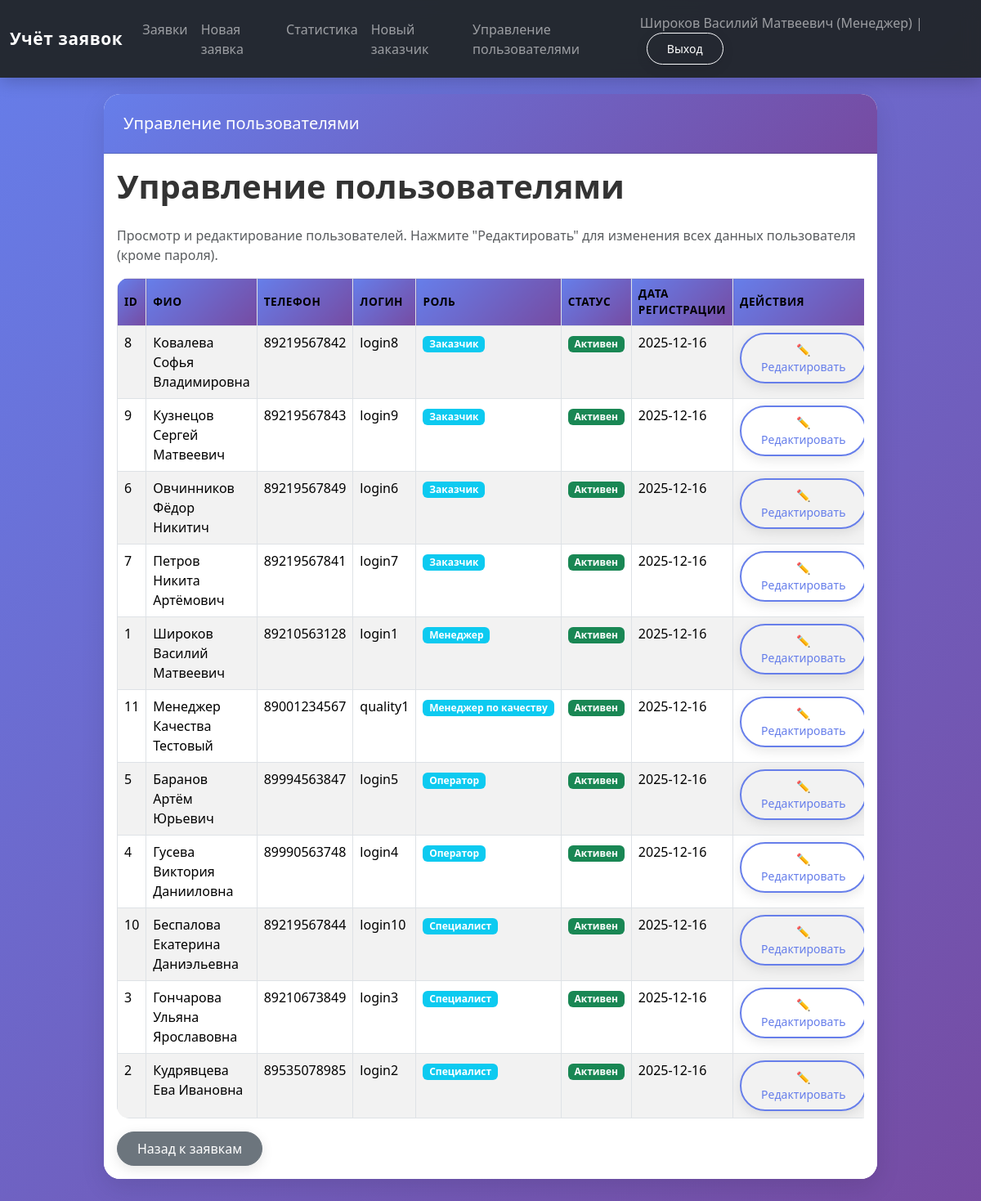
The page /users/manage (signed in) on the database as committed earlier.
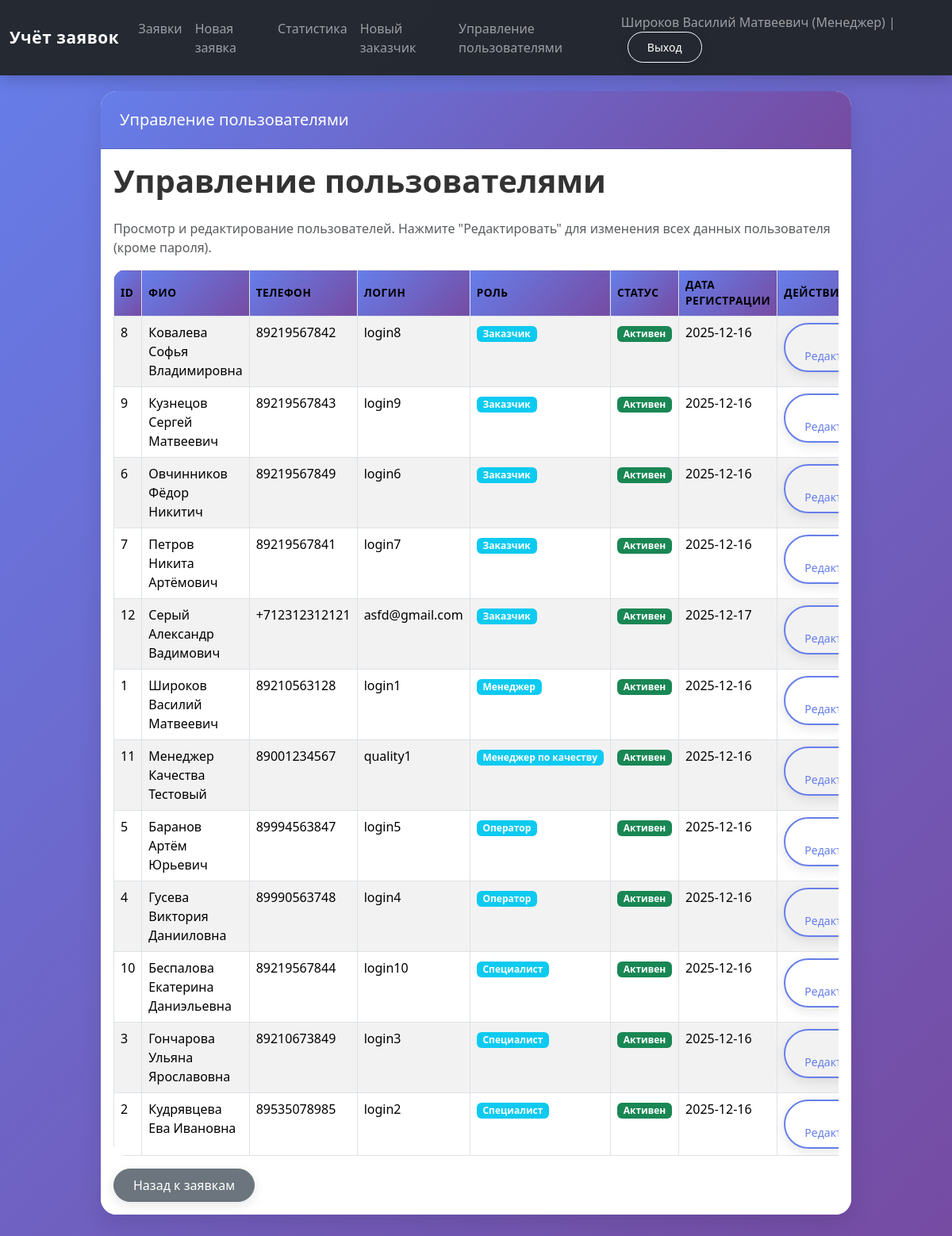
The same page on the database as committed later.
### tables this page shows
CREATE TABLE users (
            user_id INTEGER PRIMARY KEY AUTOINCREMENT,
            fio TEXT NOT NULL,
            phone TEXT NOT NULL,
            login TEXT UNIQUE NOT NULL,
            password TEXT NOT NULL,
            user_type TEXT NOT NULL CHECK (
                user_type IN ('Менеджер', 'Специалист', 'Оператор', 'Заказчик', 'Менеджер по качеству')
            ),
            is_active INTEGER DEFAULT 1,
            registration_date TEXT DEFAULT (DATE('now')),
            email TEXT,
            address TEXT,
            notes TEXT
        );

### web_app.py (the view)
    def wrapper(*args, **kwargs):
        if "user" not in session:
            return redirect(url_for("login"))
        user_type = session.get("user", {}).get("user_type")
        if user_type not in ["Менеджер", "Администратор"]:
            flash("Доступ запрещён. Требуются права менеджера или администратора.", "danger")
            return redirect(url_for("requests_list"))
        return view_func(*args, **kwargs)

### web_app.py (called while the page is built)
def get_connection():
    if not os.path.exists(DB_NAME):
        raise FileNotFoundError(
            f"Файл базы данных '{DB_NAME}' не найден. "
            f"Сначала запустите 'test.py' для создания БД."
        )
    conn = sqlite3.connect(DB_NAME)
    conn.row_factory = sqlite3.Row
    return conn

def login_required(view_func):
    def wrapper(*args, **kwargs):
        if "user" not in session:
            return redirect(url_for("login"))
        return view_func(*args, **kwargs)
    wrapper.__name__ = view_func.__name__
    return wrapper

def manager_required(view_func):
    def wrapper(*args, **kwargs):
        if "user" not in session:
            return redirect(url_for("login"))
        user_type = session.get("user", {}).get("user_type")
        if user_type not in ["Менеджер", "Администратор"]:
            flash("Доступ запрещён. Требуются права менеджера или администратора.", "danger")
            return redirect(url_for("requests_list"))
        return view_func(*args, **kwargs)
    wrapper.__name__ = view_func.__name__
    return wrapper

### templates/manage_users.html (shortened to what this page needs)
{% extends "base.html" %}
{% block header %}Управление пользователями{% endblock %}
{% block content %}
<h1>Управление пользователями</h1>
<p class="text-muted">Просмотр и редактирование пользователей. Нажмите "Редактировать" для изменения всех данных пользователя (кроме пароля).</p>
<div class="table-responsive">
  <table class="table table-striped table-bordered">
    <thead>
      <tr>
        <th>ID</th>
        <th>ФИО</th>
        <th>Телефон</th>
        <th>Логин</th>
        <th>Роль</th>
        <th>Статус</th>
        <th>Дата регистрации</th>
        <th>Действия</th>
      </tr>
    </thead>
    <tbody>
      {% for u in users %}
      <tr>
        <td>{{ u.user_id }}</td>
        <td>{{ u.fio }}</td>
        <td>{% if u.phone %}{{ u.phone }}{% else %}<span class="text-muted">Не указан</span>{% endif %}</td>
        <td>{{ u.login }}</td>
        <td>
          <span class="badge bg-info">{{ u.user_type }}</span>
        </td>
        <td>
          {% if u.is_active %}
          <span class="badge bg-success">Активен</span>
          {% else %}
          <span class="badge bg-danger">Неактивен</span>
          {% endif %}
        </td>
        <td>{{ u.registration_date or '-' }}</td>
        <td>
          <button type="button" class="btn btn-sm btn-outline-primary"
                  data-bs-toggle="modal"
                  data-bs-target="#editUserModal{{ u.user_id }}">
            ✏️ Редактировать
          </button>
        </td>
      </tr>
      {% endfor %}
    </tbody>
  </table>
</div>
<a href="{{ url_for('requests_list') }}" class="btn btn-secondary">Назад к заявкам</a>
{% endblock %}

### templates/base.html (shortened to what this page needs)
<!doctype html>
<html lang="ru">
<head>
    <link rel="stylesheet"
          href="https://cdn.jsdelivr.net/npm/bootstrap@5.3.2/dist/css/bootstrap.min.css">
    <link rel="stylesheet" href="{{ url_for('static', filename='styles.css') }}">
</head>
<body>
<nav class="navbar navbar-expand-lg navbar-dark bg-dark">
  <div class="container-fluid">
    <a class="navbar-brand" href="{{ url_for('index') }}">Учёт заявок</a>
    <div class="collapse navbar-collapse" id="navbarNav">
      <ul class="navbar-nav me-auto mb-2 mb-lg-0">
        {% if current_user %}
        <li class="nav-item">
          <a class="nav-link" href="{{ url_for('requests_list') }}">Заявки</a>
        </li>
        <li class="nav-item">
          <a class="nav-link" href="{{ url_for('new_request') }}">Новая заявка</a>
        </li>
        <li class="nav-item">
          <a class="nav-link" href="{{ url_for('stats') }}">Статистика</a>
        </li>
        {% if current_user['user_type'] == 'Менеджер' %}
        <li class="nav-item">
          <a class="nav-link" href="{{ url_for('new_client') }}">Новый заказчик</a>
        </li>
        <li class="nav-item">
          <a class="nav-link" href="{{ url_for('manage_users') }}">Управление пользователями</a>
        </li>
        {% endif %}
        {% endif %}
      </ul>
      <span class="navbar-text">
        {% if current_user %}
          {{ current_user['fio'] }} ({{ current_user['user_type'] }}) |
          <a href="{{ url_for('logout') }}" class="btn btn-sm btn-outline-light ms-2">Выход</a>
        {% else %}
          <a href="{{ url_for('login') }}" class="btn btn-sm btn-outline-light">Войти</a>
          <a href="{{ url_for('register') }}" class="btn btn-sm btn-outline-light ms-2">Регистрация</a>
        {% endif %}
      </span>
    </div>
  </div>
</nav>
<div class="container app-shell">
  <div class="row justify-content-center">
    <div class="col-12 col-lg-11 col-xl-10">
      <div class="card app-card">
        <div class="card-header app-card-header">
          <h5 class="mb-0">{% block header %}{{ title }}{% endblock %}</h5>
        </div>
        <div class="card-body bg-white">
          {% block content %}{% endblock %}
        </div>
      </div>
    </div>
  </div>
</div>
</body>
</html>

### static/styles.css (style rules this page uses)
* { transition: all 0.3s ease; }
body { min-height: 100vh; background: linear-gradient(135deg, #667eea 0%, #764ba2 25%, #f093fb 50%, #4facfe 75%, #00f2fe 100%); background-size: 400% 400%; animation: gradientShift 15s ease infinite; background-attachment: fixed; font-family: 'Segoe UI', Tahoma, Geneva, Verdana, sans-serif; }
.app-shell { padding: 20px 0 40px; animation: fadeIn 0.5s ease-in; }
.app-card { border-radius: 20px; box-shadow: 0 20px 60px rgba(0,0,0,0.3); overflow: hidden; background: rgba(255, 255, 255, 0.95); backdrop-filter: blur(10px); animation: slideUp 0.6s ease-out; }
.app-card-header { background: linear-gradient(135deg, #667eea 0%, #764ba2 100%); color: #fff; padding: 1.5rem; }
.navbar { background: rgba(33, 37, 41, 0.95) !important; backdrop-filter: blur(10px); box-shadow: 0 4px 20px rgba(0,0,0,0.2); }
.navbar-brand { font-weight: 700; letter-spacing: 0.03em; font-size: 1.3rem; }
.btn { border-radius: 50px; padding: 0.5rem 1.5rem; font-weight: 500; transition: all 0.3s ease; box-shadow: 0 4px 15px rgba(0,0,0,0.1); }
.btn-outline-primary { border: 2px solid #667eea; color: #667eea; }
table { border-radius: 15px; overflow: hidden; }
table thead th { background: linear-gradient(135deg, #667eea 0%, #764ba2 100%); color: white; vertical-align: middle; font-weight: 600; text-transform: uppercase; font-size: 0.85rem; letter-spacing: 0.5px; padding: 1rem; }
table tbody tr { transition: all 0.3s ease; }
h1 { color: #333; font-weight: 700; margin-bottom: 1.5rem; }
.card { border: none; border-radius: 20px; box-shadow: 0 10px 30px rgba(0,0,0,0.1); transition: all 0.3s ease; }

Rows that differ between the two databases and show on the page:
added users: user_id "12", fio "Серый Александр Вадимович", phone "+712312312121", login "asfd@gmail.com", user_type "Заказчик", is_active "Активен", registration_date "2025-12-17"
